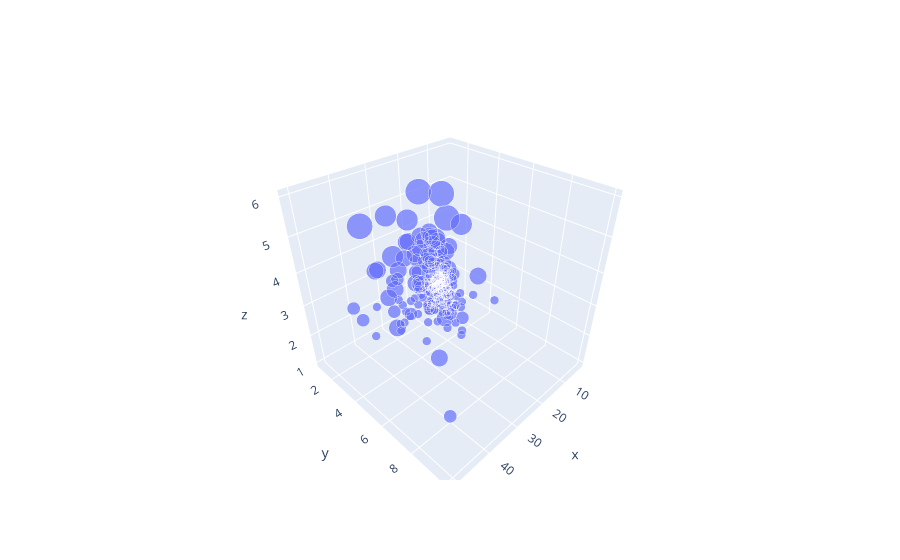

This figure's notebook cell:
### Code cell
# 3-d Plot
# use go.Scatter3d
fig=go.Figure()
fig.add_trace(go.Scatter3d(x=tips.total_bill,y=tips.tip,mode='markers',marker_size=3*tips['size'],z=tips['size']))

### Figure 1 — Plotly figure (JSON) as saved in the notebook; plotly's stock layout.template omitted (floating-point values rounded to 4 significant figures; data arrays with more than 128 entries replaced by an {"elided": "..."} marker saying what was removed)
{"data": [{"marker": {"size": {"elided": "244 int values"}}, "mode": "markers", "type": "scatter3d", "x": {"elided": "244 float values"}, "y": {"elided": "244 float values"}, "z": {"elided": "244 int values"}}], "layout": {}}
